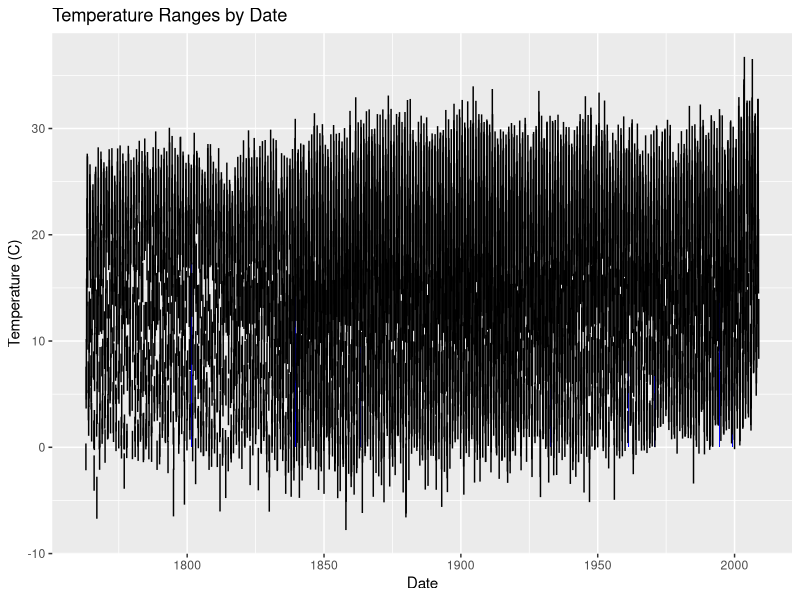
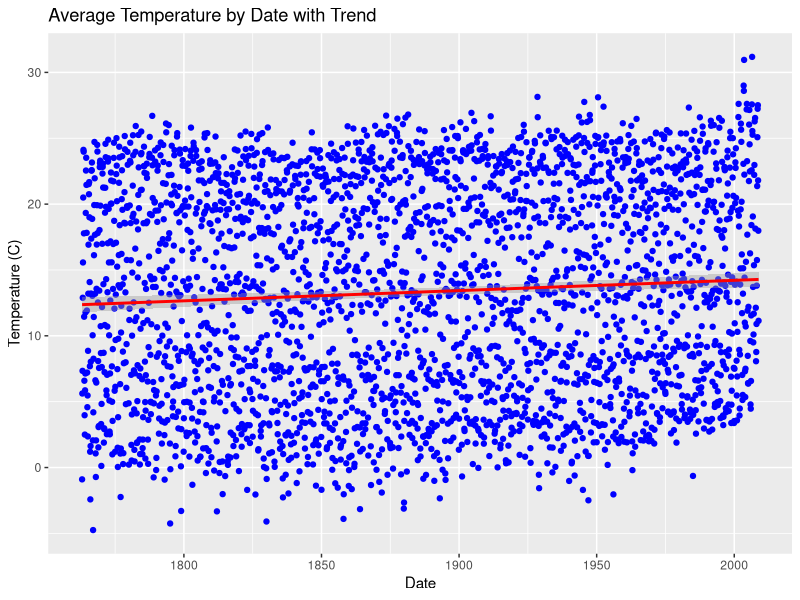
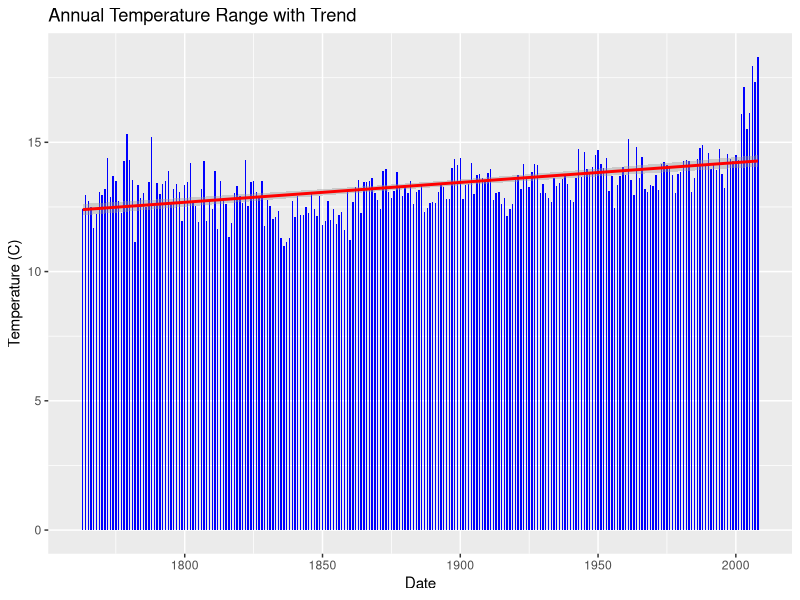

These figures' R source, in order:
## ---- chunk 1
knitr::opts_chunk$set(echo = TRUE)
## ---- chunk 2
library(tidyverse)
library(dplyr)
library(ggplot2)
## ---- chunk 3
data <- read_csv("milan.csv")
head(data)
## ---- chunk 4
min(data$DATE)
max(data$DATE)
## ---- chunk 5

colnames(data)

## ---- chunk 6

#Grabs data and names columns to more reasonable col names. NOTE: DX and DY values are in degrees F, so changed to more accurate degrees C titles to match all other vars. 
milanClimate <- data %>%
  select(
    DATE,
    MEAN = TAVG,
    MEAN_MAX = TMAX,
    MEAN_MIN = TMIN,
    HEAT_DEG_DAYS = HTDD,
    COOL_DEG_DAYS = CLDD,
    HIGHEST_TEMP = EMXT,
    HIGHEST_DAY = EMXT_ATTRIBUTES,
    COOLEST_TEMP = EMNT,
    COOLEST_DAY = EMNT_ATTRIBUTES,
    GTE_32 = DX90,
    GTE_21 = DX70,
    GTE_00 = DX32,
    LTE_00 = DT32,
    LTE_N18 = DT00
  )

milanClimate$DATE <- lubridate::ym(milanClimate$DATE)

milanClimate$HIGHEST_DAY <- as.numeric(substr(gsub('\\D','',milanClimate$HIGHEST_DAY), nchar(gsub('\\D','',milanClimate$HIGHEST_DAY))-1, nchar(gsub('\\D','',milanClimate$HIGHEST_DAY))))

milanClimate$COOLEST_DAY <- as.numeric(substr(gsub('\\D','',milanClimate$COOLEST_DAY), nchar(gsub('\\D','',milanClimate$COOLEST_DAY))-1, nchar(gsub('\\D','',milanClimate$COOLEST_DAY))))

## ---- chunk 7

subset_min <- milanClimate %>%
  filter(MEAN == min(MEAN, na.rm = TRUE)) %>%
  select(DATE, MEAN, MEAN_MIN, MEAN_MAX)
subset_min

subset_max <- milanClimate %>%
  filter(MEAN == max(MEAN, na.rm = TRUE)) %>%
  select(DATE, MEAN, MEAN_MIN, MEAN_MAX)
subset_max

subset_min_max <- bind_rows(subset_min, subset_max)
subset_min_max # Highest and Lowest Temperatures

ggplot(milanClimate, aes(x=DATE, y=MEAN)) +
  geom_bar(stat="identity", fill="blue", width=0.5) +
  geom_errorbar(aes(ymin = MEAN_MIN, ymax = MEAN_MAX), width = 0.2, position = position_dodge(width = 0.5)) +
  labs(x="Date", y="Temperature (C)") +
  ggtitle("Temperature Ranges by Date")

## ---- chunk 8
# Monthly averages

ggplot(milanClimate, aes(x=DATE, y=MEAN)) +
  geom_point(color='blue') +
  geom_smooth(method='lm', color='red') +
  labs(x="Date", y="Temperature (C)") +
  ggtitle("Average Temperature by Date with Trend")
## ---- chunk 9
# Assuming data is your dataframe

# Extract year from the "date" column
new_data <- milanClimate %>%
  mutate(year = lubridate::year(DATE))

# Create a summary dataframe with yearly statistics
summary_df <- new_data %>%
  group_by(year) %>%
  summarise(
    MEAN = mean(MEAN, na.rm = TRUE),
    MIN = min(MEAN_MIN, na.rm = TRUE),
    MAX = max(MEAN_MAX, na.rm = TRUE)
  )
summary_df

# Print the summary dataframe
ggplot(summary_df, aes(x=year, y=MEAN)) +
  geom_bar(stat="identity", fill="blue", width=0.5) +
  geom_smooth(method='lm', color='red') +
  labs(x="Date", y="Temperature (C)") +
  ggtitle("Annual Temperature Range with Trend")
